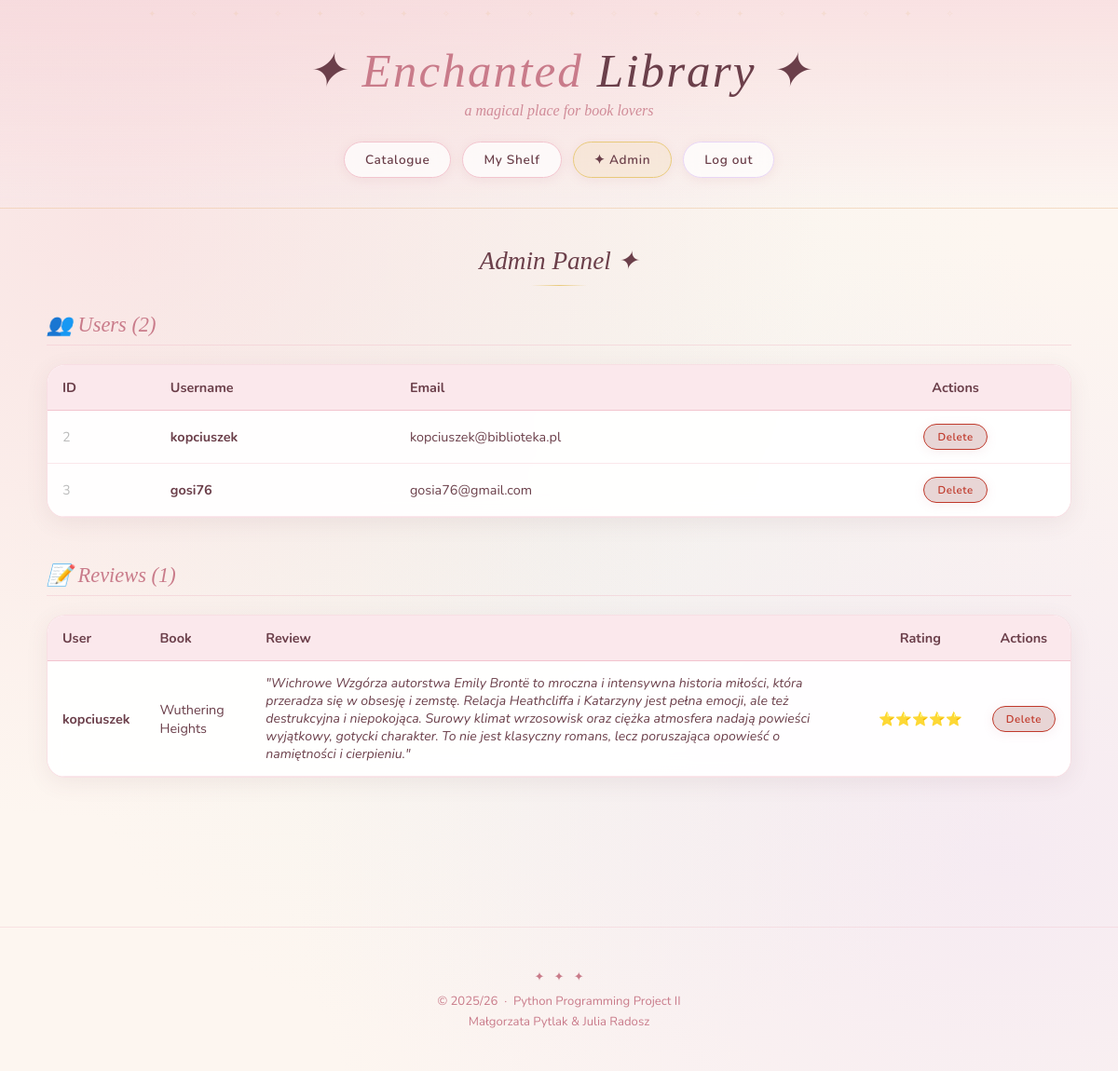
The page /auth/admin (signed in) on the database its author committed.
### app/models.py (models this page shows)
class User(UserMixin, db.Model):
    id = db.Column(db.Integer, primary_key=True)
    username = db.Column(db.String(64), unique=True, nullable=False)
    email = db.Column(db.String(120), unique=True, nullable=False)
    password_hash = db.Column(db.String(128))
    is_admin = db.Column(db.Boolean, default=False)
    reviews = db.relationship('Review', backref='author', lazy='dynamic')
    statuses = db.relationship('UserBookStatus', backref='user', lazy='dynamic')

class Review(db.Model):
    id = db.Column(db.Integer, primary_key=True)
    rating = db.Column(db.Integer, nullable=False)
    content = db.Column(db.Text, nullable=False)
    timestamp = db.Column(db.DateTime, index=True, default=datetime.utcnow)
    user_id = db.Column(db.Integer, db.ForeignKey('user.id'))
    book_id = db.Column(db.Integer, db.ForeignKey('book.id'))

class Book(db.Model):
    id = db.Column(db.Integer, primary_key=True)
    google_id = db.Column(db.String(50), unique=True, nullable=True)
    title = db.Column(db.String(255), nullable=False)
    author = db.Column(db.String(255), nullable=False)
    genre = db.Column(db.String(100))
    year = db.Column(db.String(20))
    description = db.Column(db.Text)
    cover_url = db.Column(db.String(500))
    publisher = db.Column(db.String(150))
    page_count = db.Column(db.String(20))
    reviews = db.relationship('Review', backref='book', lazy='dynamic')
    user_status = db.relationship('UserBookStatus', backref='book', lazy='dynamic')

### app/auth/routes.py (the view)
@bp.route('/admin')
@login_required
def admin_panel():
    if not current_user.is_admin:
        flash('Brak uprawnień do panelu administratora!')
        return redirect(url_for('books.index'))
    all_reviews = Review.query.all()
    all_users = User.query.filter_by(is_admin=False).all()
    return render_template('admin.html', reviews=all_reviews, users=all_users)

### app/models.py (called while the page is built)
@login.user_loader
def load_user(id):
    return User.query.get(int(id))

### app/templates/admin.html
{% extends "base.html" %}
{% block content %}
<div style="max-width: 1100px; margin: 40px auto;">
    <div class="section-title">Admin Panel ✦</div>
    <div style="margin-bottom: 48px;">
        <h3 style="font-family: 'Cormorant Garamond', serif; font-style: italic; font-size: 1.4em;
                   color: var(--petal); border-bottom: 1px solid rgba(242,196,206,0.5);
                   padding-bottom: 8px; margin-bottom: 20px;">
            👥 Users ({{ users|length }})
        </h3>
        <div class="card-glass" style="padding: 0; overflow: hidden;">
            <table>
                <thead>
                    <tr>
                        <th>ID</th>
                        <th>Username</th>
                        <th>Email</th>
                        <th style="text-align:center;">Actions</th>
                    </tr>
                </thead>
                <tbody>
                    {% for user in users %}
                    <tr>
                        <td style="color: #bbb;">{{ user.id }}</td>
                        <td><strong>{{ user.username }}</strong></td>
                        <td>{{ user.email }}</td>
                        <td style="text-align:center;">
                            <a href="{{ url_for('auth.delete_user', id=user.id) }}"
                               class="btn-magic"
                               style="background:#e8d5d5; border-color:#c0392b; color:#c0392b; padding: 5px 14px; font-size: 0.8em;"
                               onclick="return confirm('Delete user {{ user.username }}?')">Delete</a>
                        </td>
                    </tr>
                    {% else %}
                    <tr><td colspan="4" style="text-align:center; padding:24px; font-style:italic; color:var(--petal);">No users.</td></tr>
                    {% endfor %}
                </tbody>
            </table>
        </div>
    </div>
    <div>
        <h3 style="font-family: 'Cormorant Garamond', serif; font-style: italic; font-size: 1.4em;
                   color: var(--petal); border-bottom: 1px solid rgba(242,196,206,0.5);
                   padding-bottom: 8px; margin-bottom: 20px;">
            📝 Reviews ({{ reviews|length }})
        </h3>
        <div class="card-glass" style="padding: 0; overflow: hidden;">
            <table>
                <thead>
                    <tr>
                        <th>User</th>
                        <th>Book</th>
                        <th>Review</th>
                        <th style="text-align:center;">Rating</th>
                        <th style="text-align:center;">Actions</th>
                    </tr>
                </thead>
                <tbody>
                    {% for review in reviews %}
                    <tr>
                        <td><strong>{{ review.author.username }}</strong></td>
                        <td>{{ review.book.title }}</td>
                        <td style="font-size:0.88em; font-style:italic;">"{{ review.content }}"</td>
                        <td style="text-align:center;">{% for i in range(review.rating) %}⭐{% endfor %}</td>
                        <td style="text-align:center;">
                            <a href="{{ url_for('auth.delete_review', id=review.id) }}"
                               class="btn-magic"
                               style="background:#e8d5d5; border-color:#c0392b; color:#c0392b; padding: 5px 14px; font-size: 0.8em;"
                               onclick="return confirm('Delete this review?')">Delete</a>
                        </td>
                    </tr>
                    {% else %}
                    <tr><td colspan="5" style="text-align:center; padding:24px; font-style:italic; color:var(--petal);">No reviews yet.</td></tr>
                    {% endfor %}
                </tbody>
            </table>
        </div>
    </div>
</div>
{% endblock %}

### app/templates/base.html (shortened to what this page needs)
<!DOCTYPE html>
<html lang="pl">
<head>
    <link rel="stylesheet" href="{{ url_for('static', filename='css/fairy_tale.css') }}">
</head>
<body>
<header>
    <div class="site-title">✦ <span>Enchanted</span> Library ✦</div>
    <div class="site-tagline">a magical place for book lovers</div>
    <nav>
        <a href="{{ url_for('books.index') }}" class="btn-magic">Catalogue</a>
        {% if current_user.is_authenticated %}
            <a href="{{ url_for('books.profile') }}" class="btn-magic">My Shelf</a>
            {% if current_user.is_admin %}
                <a href="{{ url_for('auth.admin_panel') }}" class="btn-magic" style="border-color: var(--gold); background: rgba(232,201,122,0.15);">✦ Admin</a>
            {% endif %}
            <a href="{{ url_for('auth.logout') }}" class="btn-magic" style="border-color: var(--lavender);">Log out</a>
        {% else %}
            <a href="{{ url_for('auth.login') }}" class="btn-magic">Log in</a>
            <a href="{{ url_for('auth.register') }}" class="btn-magic" style="background: var(--rose);">Register</a>
        {% endif %}
    </nav>
</header>
<main>
    {% block content %}{% endblock %}
</main>
<footer>
    <p>✦ &nbsp; ✦ &nbsp; ✦</p>
    <p style="margin-top: 8px;">&copy; 2025/26 &nbsp;·&nbsp; Python Programming Project II</p>
    <p>Małgorzata Pytlak &amp; Julia Radosz</p>
</footer>
</body>
</html>

### app/static/css/fairy_tale.css (style rules this page uses)
:root { --rose: #f2c4ce; --blush: #fbe8ec; --lavender:#e8d5f5; --mint: #d4f0e8; --gold: #e8c97a; --cream: #fdf6f0; --bark: #6b3f4a; --petal: #c97b8a; --mist: #f8f0fb; --sparkle: #f7d6e0; }
* { box-sizing: border-box; margin: 0; padding: 0; }
body { font-family: 'Nunito', sans-serif; background-color: var(--cream); color: var(--bark); min-height: 100vh; background-image: radial-gradient(ellipse at 10% 20%, rgba(242,196,206,0.35) 0%, transparent 50%), radial-gradient(ellipse at 90% 80%, rgba(232,213,245,0.35) 0%, transparent 50%), radial-gradient(ellipse at 50% 50%, rgba(212,240,232,0.2) 0%, transparent 70%); background-attachment: fixed; }
body::before { content: '✦ ✧ ✦ ✧ ✦ ✧ ✦ ✧ ✦ ✧ ✦ ✧ ✦ ✧ ✦ ✧ ✦ ✧ ✦ ✧'; position: fixed; top: 0; left: 0; right: 0; font-size: 0.6em; color: rgba(232,201,122,0.25); letter-spacing: 1.8em; text-align: center; padding-top: 8px; pointer-events: none; z-index: 0; white-space: nowrap; overflow: hidden; }
header { position: relative; text-align: center; padding: 48px 20px 32px; background: linear-gradient(180deg, rgba(242,196,206,0.4) 0%, rgba(248,240,251,0.1) 100%); border-bottom: 1px solid rgba(232,201,122,0.3); }
.site-title { font-family: 'Cormorant Garamond', serif; font-size: 3.2em; font-weight: 300; font-style: italic; color: var(--bark); letter-spacing: 0.04em; line-height: 1.1; }
.site-title span { color: var(--petal); }
.site-tagline { font-family: 'Cormorant Garamond', serif; font-style: italic; color: var(--petal); font-size: 1em; margin-top: 6px; opacity: 0.85; }
nav { display: flex; justify-content: center; flex-wrap: wrap; gap: 12px; margin-top: 24px; }
.btn-magic { font-family: 'Nunito', sans-serif; font-size: 0.85em; font-weight: 600; letter-spacing: 0.05em; padding: 9px 22px; border-radius: 50px; border: 1.5px solid var(--rose); background: rgba(255,255,255,0.7); color: var(--bark); cursor: pointer; text-decoration: none; display: inline-block; backdrop-filter: blur(8px); transition: all 0.25s ease; box-shadow: 0 2px 12px rgba(201,123,138,0.12); }
h1, h2, h3, .fairy-title { font-family: 'Cormorant Garamond', serif; font-weight: 400; color: var(--bark); }
.section-title { font-family: 'Cormorant Garamond', serif; font-size: 1.7em; font-style: italic; text-align: center; color: var(--bark); margin-bottom: 28px; position: relative; }
.section-title::after { content: ''; display: block; width: 60px; height: 1px; background: linear-gradient(90deg, transparent, var(--gold), transparent); margin: 10px auto 0; }
.card-glass { background: rgba(255,255,255,0.7); border: 1px solid rgba(242,196,206,0.5); border-radius: 20px; padding: 32px; backdrop-filter: blur(10px); box-shadow: 0 6px 24px rgba(107,63,74,0.08); }
table { border-collapse: collapse; width: 100%; background: rgba(255,255,255,0.8); border-radius: 14px; overflow: hidden; }
thead tr { background: var(--blush); border-bottom: 1.5px solid var(--rose); }
th, td { padding: 14px 16px; text-align: left; font-size: 0.9em; }
tbody tr { border-bottom: 1px solid rgba(242,196,206,0.4); transition: background 0.15s; }
footer { text-align: center; padding: 40px 20px; font-size: 0.82em; color: var(--petal); margin-top: 60px; border-top: 1px solid rgba(242,196,206,0.4); }
footer p { margin: 4px 0; }
main { max-width: 1300px; margin: 0 auto; padding: 0 24px 60px; position: relative; z-index: 1; }

### rows shown on the page
User: id "2", username "kopciuszek", email "kopciuszek@biblioteka.pl"
User: id "3", username "gosi76", email "gosia76@gmail.com"
Review: author.username "kopciuszek", book "Wuthering Heights", content "Wichrowe Wzgórza autorstwa Emily Brontë to mroczna i intensywna historia miłości, która przeradza się w obsesję i zemstę. Relacja Heathcliffa i Katarzyny jest pełna emocji, ale też destrukcyjna i niepokojąca. Surowy klimat wrzosowisk oraz ciężka atmosfera nadają powieści wyjątkowy, gotycki charakter. To nie jest klasyczny romans, lecz poruszająca opowieść o namiętności i cierpieniu.", rating 5 (drawn)

### other values the page prints
{{ users|length }} "2"
{{ reviews|length }} "1"
